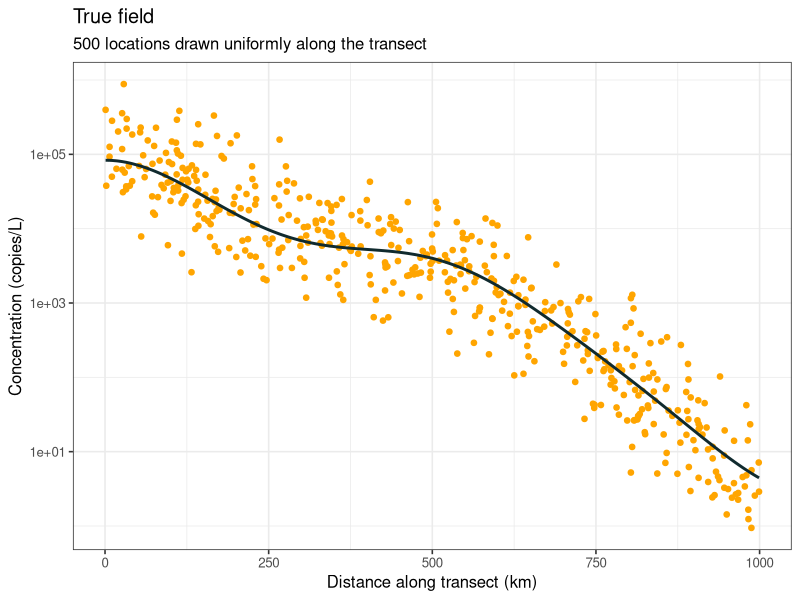
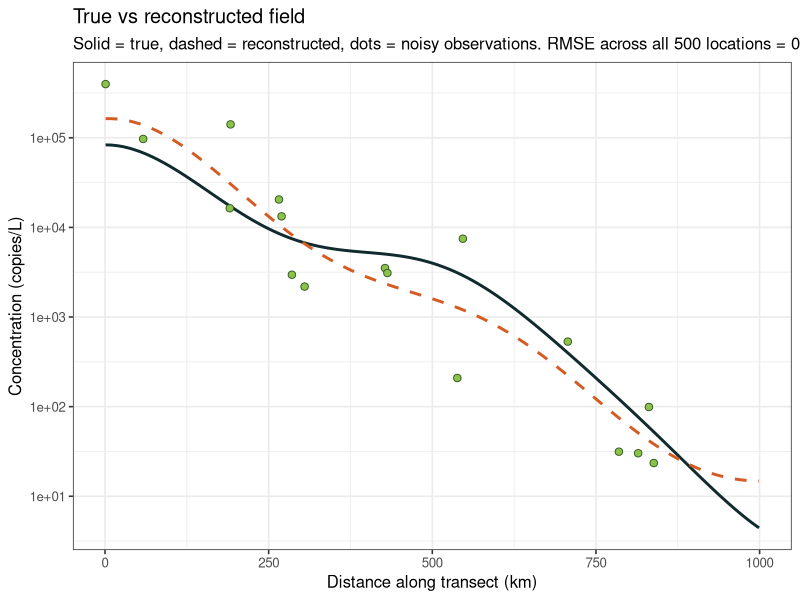

Reproduce these figures in R, in order.
# Transect simulation v2 -------------------------------------------------------
#
# GOAL
#   1. Simulate a smooth 1-D "true" LATENT concentration field along a transect,
#      as a realization from a Gaussian process (inputs: n_field, rho, spatial_sd,
#      mean concentration).
#   2. OBSERVE a randomly selected subset of locations. Each observation carries
#      non-spatial noise (the nugget, sigma_sd), so observing the same location
#      twice gives two different values.
#   3. Reconstruct the field using ONLY the selected (noisy) observations.
#   4. Evaluate the reconstruction at ALL of the original locations, so every
#      location has both a TRUE value and a RECONSTRUCTED value.
#   5. Summarise the mismatch as a single RMSE across all original locations.
#
# TWO VARIANCE COMPONENTS (this is the fix from the previous version)
#   spatial_sd (alpha) : amplitude of the SPATIAL field. Controls how high/low
#                        the true peaks and troughs are. Two points at the SAME
#                        location are perfectly correlated, so alpha alone cannot
#                        make a repeated observation differ.
#   sigma_sd   (sigma) : the NUGGET / non-spatial observation noise added to each
#                        observation. THIS is what makes the same location wiggle
#                        when you observe it more than once.

library(dplyr)
library(tidyr)
library(ggplot2)

# Fixed constants.
MU_LOG      <- log(100)   # mean log-concentration (~100 copies/L)
TRANSECT_KM <- 1000       # length of the transect


# 1. SPATIAL COVARIANCE --------------------------------------------------------
# Squared-exponential. spatial_sd is the amplitude; rho_km the range.
sq_exp_cov <- function(x1, x2, rho_km, spatial_sd) {
  spatial_sd^2 * exp(-0.5 * (outer(x1, x2, "-") / rho_km)^2)
}


# 2. SIMULATE THE TRUE (LATENT) FIELD ------------------------------------------
# One draw from a Gaussian process at the locations x. This is the smooth truth,
# WITHOUT observation noise. Returns log-concentration.
simulate_true_field <- function(x, rho_km, spatial_sd, seed = 1) {
  set.seed(seed)
  K <- sq_exp_cov(x, x, rho_km, spatial_sd)
  L <- chol(K + diag(1e-8, length(x)))          # small jitter for stability
  MU_LOG + as.vector(t(L) %*% rnorm(length(x)))
}


# 3. OBSERVE WITH NON-SPATIAL NOISE (the nugget) -------------------------------
# Add independent noise of size sigma_sd to each latent value. Call it twice on
# the same location and you get two different observations.
observe <- function(latent_log, sigma_sd) {
  latent_log + rnorm(length(latent_log), mean = 0, sd = sigma_sd)
}


# 4. RECONSTRUCT FROM THE SELECTED OBSERVATIONS --------------------------------
# GP regression: the nugget sigma_sd^2 goes on the covariance diagonal, so the
# fit smooths through the noisy observations instead of interpolating them
# exactly. Evaluated at grid_x (all original locations). Returns log-concentration.
reconstruct_field <- function(sample_x, sample_log, grid_x, rho_km, spatial_sd,
                              sigma_sd) {
  K <- sq_exp_cov(sample_x, sample_x, rho_km, spatial_sd)
  diag(K) <- diag(K) + sigma_sd^2 + 1e-8        # nugget + jitter
  weights <- solve(K, sample_log - MU_LOG)
  MU_LOG + as.vector(sq_exp_cov(grid_x, sample_x, rho_km, spatial_sd) %*% weights)
}


# 5. PLOTS ---------------------------------------------------------------------

# The true field: every one of the n_field locations plotted as an orange point
# (behind the black line), with the black line drawn on top.
plot_true_field <- function(field, n_field) {
  ggplot(field, aes(x)) +
    geom_point(aes(y = observed), colour = "orange", size = 1.6) +   # behind (drawn first)
    geom_line(aes(y = true), colour = "#102a2e", linewidth = 1) + # on top
    scale_y_log10()+
    labs(x = "Distance along transect (km)", y = "Concentration (copies/L)",
         title = "True field",
         subtitle = sprintf("%d locations drawn uniformly along the transect", n_field)) +
    theme_bw(base_size = 12)
}

# True vs reconstructed at every original location, with the RMSE.
plot_reconstruction <- function(field, rmse) {
  ggplot(field, aes(x)) +
    geom_line(aes(y = true), colour = "#102a2e", linewidth = 1) +
    geom_line(aes(y = reconstructed), colour = "#d45b24", linewidth = 1,
              linetype = "dashed") +
    geom_point(data = filter(field, selected), aes(y = observed),
               colour = "#365b26", fill = "#8bc34a", shape = 21, size = 2.2) +
    scale_y_log10()+
    labs(x = "Distance along transect (km)", y = "Concentration (copies/L)",
         title = "True vs reconstructed field",
         subtitle = sprintf("Solid = true, dashed = reconstructed, dots = noisy observations. RMSE across all %d locations = %.3f (log scale)",
                            nrow(field), rmse)) +
    theme_bw(base_size = 12)
}


# =============================================================================
# PARAMETERS -- change these and rerun
# =============================================================================
n_field    <- 500          # number of locations building the TRUE latent field
rho_km     <- 250          # spatial range (km): small = patchy, large = smooth
spatial_sd <- 3            # alpha: amplitude of the spatial field
sigma_sd   <- 1          # sigma: non-spatial observation noise (the nugget)

field_seed  <- round(runif(n = 1,min=1,max=100000))           # seed for the true field
select_seed <- round(runif(n = 1,min=1,max=100000))            # seed for which locations are selected
obs_seed    <- round(runif(n = 1,min=1,max=100000))            # seed for the observation noise
# field_seed  <- 1           # seed for the true field
# select_seed <- 1            # seed for which locations are selected
# obs_seed    <- 1            # seed for the observation noise

# --- Step 1: the true latent field at n_field locations. ----------------------
# Locations are drawn uniformly at random along the transect (not a grid).
# Sorted only so the line and reconstruction plot in x-order.
set.seed(field_seed)
x_all    <- sort(runif(n_field, 0, TRANSECT_KM))
true_log <- simulate_true_field(x_all, rho_km, spatial_sd, seed = field_seed)

# --- Step 2: randomly select locations and OBSERVE them (with nugget noise). ---

set.seed(obs_seed)
observed_log <- observe(true_log, sigma_sd)

# =============================================================================
# 6. HOW MANY SAMPLES DO I NEED FOR A TARGET RMSE?  (added on top; nothing above
#    is changed) Reuses the SAME generated field and the SAME reconstruct_field().
# =============================================================================
# Idea: for a candidate number of samples, randomly thin the observations to that
# many, reconstruct, and measure the RMSE against the true field. Repeat the
# thinning a few times and average, so the answer is not tied to one lucky draw.
# Then report the smallest number of samples whose mean RMSE reaches the target.

target_rmse <- 0.8          # <-- the RMSE you want to achieve (change me)
search_reps <- 10           # random thinnings averaged per candidate sample count
search_seed <- 1            # reproducible search on this field

# Mean RMSE when we deploy `n` samples (averaged over `reps` random thinnings).
mean_rmse_for_n <- function(n, reps = search_reps) {
  rmses <- sapply(seq_len(reps), function(r) {
    idx <- sample(n_field, n)
    rec <- reconstruct_field(x_all[idx], observed_log[idx], x_all,
                             rho_km, spatial_sd, sigma_sd)
    sqrt(mean((true_log - rec)^2))
  })
  mean(rmses)
}

# Sweep a range of sample counts and build the RMSE-vs-effort curve.
set.seed(search_seed)
candidate_n <- unique(round(seq(2, n_field, length.out = 100)))
rmse_vs_effort <- tibble(n_samples = candidate_n) %>%
  mutate(mean_rmse = sapply(n_samples, mean_rmse_for_n))

# Smallest number of samples whose mean RMSE reaches (is <=) the target.
reached   <- rmse_vs_effort %>% filter(mean_rmse <= target_rmse)
n_needed  <- if (nrow(reached) > 0) min(reached$n_samples) else NA_integer_


# reconstructing ------------------------------------------------------------------------------


n_selected <- n_needed
set.seed(select_seed)
selected_idx <- sort(sample(n_field, n_selected))
sample_x <- x_all[selected_idx]

sample_log <- observed_log[selected_idx]

# --- Step 3 & 4: reconstruct from the observations, evaluate at ALL locations. -
recon_log <- reconstruct_field(sample_x, sample_log, x_all, rho_km, spatial_sd,
                               sigma_sd)

field <- tibble(
  x             = x_all,
  true          = exp(true_log),
  reconstructed = exp(recon_log),
  observed      = exp(observed_log),
  true_log      = true_log,
  recon_log     = recon_log,
  selected      = seq_len(n_field) %in% selected_idx
)


# --- Step 5: RMSE between true and reconstructed across all locations. --------
rmse <- sqrt(mean((field$true_log - field$recon_log)^2))

# --- Output. -----------------------------------------------------------------
plot_true_field(field, n_field)
plot_reconstruction(field, rmse)
# 
cat(sprintf("Selected %d of %d locations -> RMSE (log scale) = %.3f\n",
            n_selected, n_field, rmse))
